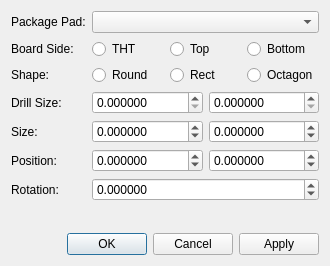
<?xml version="1.0" encoding="UTF-8"?>
<ui version="4.0">
 <class>librepcb::library::editor::FootprintPadPropertiesDialog</class>
 <widget class="QDialog" name="librepcb::library::editor::FootprintPadPropertiesDialog">
  <property name="geometry">
   <rect>
    <x>0</x>
    <y>0</y>
    <width>330</width>
    <height>266</height>
   </rect>
  </property>
  <property name="windowTitle">
   <string>Pad Properties</string>
  </property>
  <layout class="QVBoxLayout" name="verticalLayout">
   <item>
    <layout class="QFormLayout" name="formLayout">
     <item row="0" column="0">
      <widget class="QLabel" name="label">
       <property name="text">
        <string>Package Pad:</string>
       </property>
      </widget>
     </item>
     <item row="0" column="1">
      <widget class="QComboBox" name="cbxPackagePad"/>
     </item>
     <item row="1" column="0">
      <widget class="QLabel" name="label_2">
       <property name="text">
        <string>Board Side:</string>
       </property>
      </widget>
     </item>
     <item row="1" column="1">
      <widget class="QWidget" name="widget" native="true">
       <layout class="QHBoxLayout" name="horizontalLayout_5">
        <property name="leftMargin">
         <number>0</number>
        </property>
        <property name="topMargin">
         <number>0</number>
        </property>
        <property name="rightMargin">
         <number>0</number>
        </property>
        <property name="bottomMargin">
         <number>0</number>
        </property>
        <item>
         <widget class="QRadioButton" name="rbtnBoardSideTht">
          <property name="text">
           <string>THT</string>
          </property>
         </widget>
        </item>
        <item>
         <widget class="QRadioButton" name="rbtnBoardSideTop">
          <property name="text">
           <string>Top</string>
          </property>
         </widget>
        </item>
        <item>
         <widget class="QRadioButton" name="rbtnBoardSideBottom">
          <property name="text">
           <string>Bottom</string>
          </property>
         </widget>
        </item>
       </layout>
      </widget>
     </item>
     <item row="2" column="0">
      <widget class="QLabel" name="label_3">
       <property name="text">
        <string>Shape:</string>
       </property>
      </widget>
     </item>
     <item row="2" column="1">
      <widget class="QWidget" name="widget_2" native="true">
       <layout class="QHBoxLayout" name="horizontalLayout_2">
        <property name="leftMargin">
         <number>0</number>
        </property>
        <property name="topMargin">
         <number>0</number>
        </property>
        <property name="rightMargin">
         <number>0</number>
        </property>
        <property name="bottomMargin">
         <number>0</number>
        </property>
        <item>
         <widget class="QRadioButton" name="rbtnShapeRound">
          <property name="text">
           <string>Round</string>
          </property>
         </widget>
        </item>
        <item>
         <widget class="QRadioButton" name="rbtnShapeRect">
          <property name="text">
           <string>Rect</string>
          </property>
         </widget>
        </item>
        <item>
         <widget class="QRadioButton" name="rbtnShapeOctagon">
          <property name="text">
           <string>Octagon</string>
          </property>
         </widget>
        </item>
       </layout>
      </widget>
     </item>
     <item row="3" column="0">
      <widget class="QLabel" name="label_6">
       <property name="text">
        <string>Drill Size:</string>
       </property>
      </widget>
     </item>
     <item row="3" column="1">
      <layout class="QHBoxLayout" name="horizontalLayout_3">
       <item>
        <widget class="QDoubleSpinBox" name="spbDrillWidth">
         <property name="decimals">
          <number>6</number>
         </property>
         <property name="maximum">
          <double>9999.000000000000000</double>
         </property>
         <property name="singleStep">
          <double>0.200000000000000</double>
         </property>
        </widget>
       </item>
       <item>
        <widget class="QDoubleSpinBox" name="spbDrillHeight">
         <property name="decimals">
          <number>6</number>
         </property>
         <property name="maximum">
          <double>9999.000000000000000</double>
         </property>
         <property name="singleStep">
          <double>0.200000000000000</double>
         </property>
        </widget>
       </item>
      </layout>
     </item>
     <item row="4" column="0">
      <widget class="QLabel" name="label_7">
       <property name="text">
        <string>Size:</string>
       </property>
      </widget>
     </item>
     <item row="4" column="1">
      <layout class="QHBoxLayout" name="horizontalLayout_4">
       <item>
        <widget class="QDoubleSpinBox" name="spbWidth">
         <property name="decimals">
          <number>6</number>
         </property>
         <property name="minimum">
          <double>-9999.000000000000000</double>
         </property>
         <property name="maximum">
          <double>9999.000000000000000</double>
         </property>
         <property name="singleStep">
          <double>0.200000000000000</double>
         </property>
        </widget>
       </item>
       <item>
        <widget class="QDoubleSpinBox" name="spbHeight">
         <property name="decimals">
          <number>6</number>
         </property>
         <property name="minimum">
          <double>-9999.000000000000000</double>
         </property>
         <property name="maximum">
          <double>9999.000000000000000</double>
         </property>
         <property name="singleStep">
          <double>0.200000000000000</double>
         </property>
        </widget>
       </item>
      </layout>
     </item>
     <item row="5" column="0">
      <widget class="QLabel" name="label_4">
       <property name="text">
        <string>Position:</string>
       </property>
      </widget>
     </item>
     <item row="5" column="1">
      <layout class="QHBoxLayout" name="horizontalLayout">
       <item>
        <widget class="QDoubleSpinBox" name="spbPosX">
         <property name="decimals">
          <number>6</number>
         </property>
         <property name="minimum">
          <double>-9999.000000000000000</double>
         </property>
         <property name="maximum">
          <double>9999.000000000000000</double>
         </property>
         <property name="singleStep">
          <double>2.540000000000000</double>
         </property>
        </widget>
       </item>
       <item>
        <widget class="QDoubleSpinBox" name="spbPosY">
         <property name="decimals">
          <number>6</number>
         </property>
         <property name="minimum">
          <double>-9999.000000000000000</double>
         </property>
         <property name="maximum">
          <double>9999.000000000000000</double>
         </property>
         <property name="singleStep">
          <double>2.540000000000000</double>
         </property>
        </widget>
       </item>
      </layout>
     </item>
     <item row="6" column="0">
      <widget class="QLabel" name="label_5">
       <property name="text">
        <string>Rotation:</string>
       </property>
      </widget>
     </item>
     <item row="6" column="1">
      <widget class="QDoubleSpinBox" name="spbRotation">
       <property name="decimals">
        <number>6</number>
       </property>
       <property name="minimum">
        <double>-360.000000000000000</double>
       </property>
       <property name="maximum">
        <double>360.000000000000000</double>
       </property>
       <property name="singleStep">
        <double>45.000000000000000</double>
       </property>
      </widget>
     </item>
    </layout>
   </item>
   <item>
    <widget class="QDialogButtonBox" name="buttonBox">
     <property name="orientation">
      <enum>Qt::Horizontal</enum>
     </property>
     <property name="standardButtons">
      <set>QDialogButtonBox::Apply|QDialogButtonBox::Cancel|QDialogButtonBox::Ok</set>
     </property>
    </widget>
   </item>
  </layout>
 </widget>
 <resources/>
 <connections/>
</ui>
